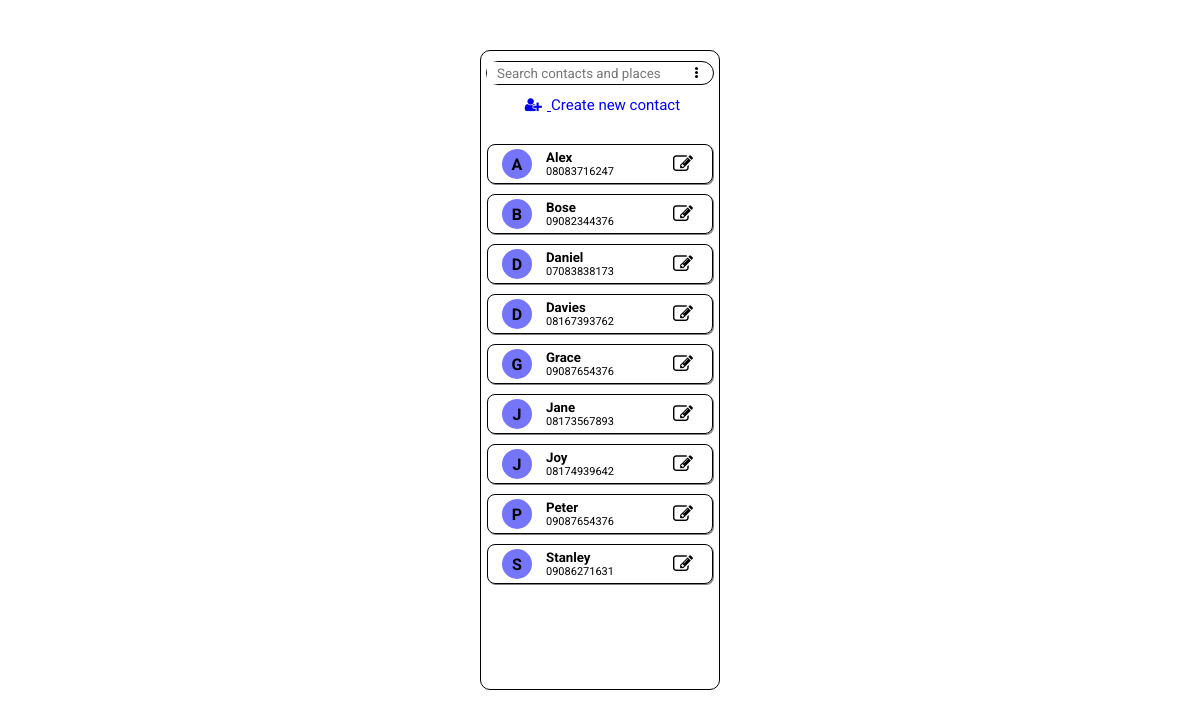
The page / on the database its author committed.
### tables this page shows
CREATE TABLE `contact` (
  `id` int(11) NOT NULL,
  `name` varchar(20) NOT NULL,
  `mobile` varchar(11) NOT NULL
);

### index.php (the view)
<?php include "utils/header.php" ?>
<?php
  if (isset($_REQUEST['search'])){
    $query = mysqli_query($conn, "SELECT * FROM contact WHERE name LIKE '%". $_REQUEST['search'] ."%' ORDER BY name ASC");
    $result = mysqli_fetch_all($query);
  }else {
    $query = mysqli_query($conn, "SELECT * FROM contact ORDER BY name ASC");
    $result = mysqli_fetch_all($query);
  }
?>
  <div class="phonebook__header">
    <form>
      <div class="phonebook__search">
        <input
          type="text"
          name="search"
          placeholder="Search contacts and places"
        />
        <div class="search__dot">
          <div class="circle"></div>
          <div class="circle"></div>
          <div class="circle"></div>
        </div>
      </div>
    </form>
    <div class="create__contact">
      <a href="add.php">
        <i class="fa fa-user-plus"></i>
        <button>Create new contact</button>
      </a>
    </div>
  </div>
  <div class="phonebook__body">
    <?php foreach($result as $key):?>
    <div class="phonebook__main">
      <div class="contact__letter">
        <h4><?= substr($key[1], 0, 1) ?></h4>
      </div>
      <div class="contact">
        <h5><?= $key[1] ?></h5>
        <p><?= $key[2] ?></p>
      </div>
      <div class="icons">
        <a href="edit.php?id=<?= $key[0] ?>">
          <button class="icon__edit"><i class="fa fa-edit"></i></button>
        </a>
      </div>
    </div>
    <?php endforeach ?>
  </div>
<?php include "utils/footer.php" ?>

### utils/header.php (shortened to what this page needs)
<!DOCTYPE html>
<html lang="en">
  <head>
    <link
      rel="stylesheet"
      href="https://cdnjs.cloudflare.com/ajax/libs/font-awesome/4.7.0/css/font-awesome.min.css"
    />
    <link rel="stylesheet" href="index.css" />
  </head>
  <body>
    <div class="phonebook">

### utils/footer.php
    </div>
  </body>
</html>

### index.css (style rules this page uses)
* { margin: 0; padding: 0; box-sizing: border-box; font-family: "Roboto", sans-serif; }
.phonebook { margin: 50px auto; border: 1px solid black; width: 20%; height: 80vh; border-radius: 10px; overflow-y: auto; position: relative; }
.phonebook__search { margin: 10px 5px; display: flex; border: 1px solid; border-radius: 15px; justify-content: space-between; height: 1.5rem; }
.phonebook__search input { border: none; padding-left: 10px; flex: 2; }
.search__dot { display: flex; flex-direction: column; justify-content: center; margin-right: 15px; }
.circle { width: 3px; height: 3px; border-radius: 100%; background-color: black; margin-bottom: 1px; }
.phonebook__header button { border: transparent; background-color: white; cursor: pointer; font-size: 15px; color: blue; margin-bottom: 30px; }
.phonebook__main { border: 1px solid; width: 95%; height: 2.5rem; margin: 0 auto; border-radius: 8px; box-shadow: 1px 1px grey; display: flex; justify-content: space-evenly; align-items: center; margin-bottom: 10px; }
.contact { padding-right: 40px; }
.contact__letter { width: 30px; height: 30px; background-color: rgb(117, 117, 250); border-radius: 50%; display: flex; justify-content: center; align-items: center; }
.contact__letter h4 { font-weight: 400px; }
.contact p { font-size: 11px; }
.icon__edit { background-color: transparent; border: none; }
.fa-edit, .fa-user-plus { cursor: pointer; padding: 0 5px; font-size: 20px; }
.fa-user-plus { font-size: 15px; }
.create__contact { display: flex; justify-content: center; }

### rows shown on the page
contact: name "A", name "Alex", mobile "08083716247"
contact: name "B", name "Bose", mobile "09082344376"
contact: name "D", name "Daniel", mobile "07083838173"
contact: name "D", name "Davies", mobile "08167393762"
contact: name "G", name "Grace", mobile "09087654376"
contact: name "J", name "Jane", mobile "08173567893"
contact: name "J", name "Joy", mobile "08174939642"
contact: name "P", name "Peter", mobile "09087654376"
contact: name "S", name "Stanley", mobile "09086271631"
